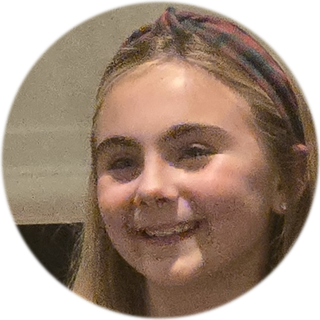
#> input picture docs/images/faces/brielle.png, 320 x 320 px; its folder holds only this picture in this run
$ python make_faces.py ../docs/images/faces/brielle.png
#> lines starting #> are read from the running program, lines starting #| are printed output that depends on the picture
#!/usr/bin/env python3
"""Turn face photos into round PNG cut-outs for the Elf Dance.

Usage:
  # JibJab-style cut-outs (face-contour mask from MediaPipe face landmarks, hair kept for the hat, feathered edge):
  .venv/bin/python tools/make_faces.py <photo.jpg or folder> --cutout --replace --names "Dylan,David,Juliette,Brielle,Krissy"
    (needs: pip install mediapipe; model file tools/models/face_landmarker.task from
     https://storage.googleapis.com/mediapipe-models/face_landmarker/face_landmarker/float16/latest/face_landmarker.task)
  .venv/bin/python tools/make_faces.py tools/faces_src            # one face per photo (largest)
  .venv/bin/python tools/make_faces.py tools/faces_src --all      # every face found (group shots)
  .venv/bin/python tools/make_faces.py tools/faces_src --replace  # drop placeholder faces from faces.json

File name -> label: "Grandma.jpg" becomes "Grandma". Output goes to docs/images/faces/
and docs/images/faces/faces.json is updated (the invite reads that manifest).
"""
import argparse, json, os, re, sys
import cv2
import numpy as np
from PIL import Image, ImageDraw, ImageFilter, ImageOps

ROOT = os.path.dirname(os.path.dirname(os.path.abspath(__file__)))
OUT = os.path.join(ROOT, "docs", "images", "faces")
MANIFEST = os.path.join(OUT, "faces.json")
SIZE = 320

def load_cascades():
    d = cv2.data.haarcascades
    return [cv2.CascadeClassifier(os.path.join(d, n)) for n in
            ("haarcascade_frontalface_default.xml", "haarcascade_frontalface_alt2.xml",
             "haarcascade_profileface.xml")]

def detect(gray, cascades):
    """Largest-first face boxes."""
    h, w = gray.shape
    min_side = max(40, min(h, w) // 12)
    for c in cascades:
        faces = c.detectMultiScale(gray, scaleFactor=1.08, minNeighbors=6, minSize=(min_side, min_side))
        if len(faces):
            return sorted([tuple(map(int, f)) for f in faces], key=lambda f: -f[2] * f[3])
    return []

def cutout(img: Image.Image, box):
    x, y, w, h = box
    cx, cy = x + w / 2, y + h / 2 - h * 0.08   # nudge up a bit to keep hair
    side = max(w, h) * 1.45
    l, t = int(cx - side / 2), int(cy - side / 2)
    crop = img.crop((l, t, int(l + side), int(t + side))).resize((SIZE, SIZE), Image.LANCZOS)
    mask = Image.new("L", (SIZE * 4, SIZE * 4), 0)
    ImageDraw.Draw(mask).ellipse((8, 8, SIZE * 4 - 8, SIZE * 4 - 8), fill=255)
    mask = mask.resize((SIZE, SIZE), Image.LANCZOS).filter(ImageFilter.GaussianBlur(1.2))
    out = crop.convert("RGBA")
    out.putalpha(mask)
    return out


# ---------------------------------------------------------------- JibJab-style cut-outs
# Output canvas: CW x CH. Every face is rotated upright (eye line level) and scaled so the
# forehead landmark (10) sits at y=TOP and the chin (152) at y=CHIN -> heads line up on every elf.
CW, CH, TOP, CHIN = 300, 390, 118, 362
OVAL = [10, 338, 297, 332, 284, 251, 389, 356, 454, 323, 361, 288, 397, 365, 379, 378, 400, 377, 152,
        148, 176, 149, 150, 136, 172, 58, 132, 93, 234, 127, 162, 21, 54, 103, 67, 109]
MODEL = os.path.join(ROOT, "tools", "models", "face_landmarker.task")

# [51 lines left out: functions landmarker, cutout_jibjab, not called in this run]

def slug(s):
    return re.sub(r"[^a-z0-9]+", "-", s.lower()).strip("-") or "face"

def main():
    ap = argparse.ArgumentParser()
    ap.add_argument("src")
    ap.add_argument("--all", action="store_true", help="extract every face, not just the largest")
    ap.add_argument("--replace", action="store_true", help="remove placeholder faces from the manifest")
    ap.add_argument("--cutout", action="store_true", help="JibJab-style face-contour cut-outs (needs mediapipe), saved as .webp")
    ap.add_argument("--names", help='comma list, assigned to faces LEFT-TO-RIGHT in a group photo (implies --all), e.g. "David,Krissy,Brielle"')
    a = ap.parse_args()
    os.makedirs(OUT, exist_ok=True)
    manifest = json.load(open(MANIFEST)) if os.path.exists(MANIFEST) else []
    if a.replace:
        manifest = [m for m in manifest if not m.get("placeholder")]
    cascades = load_cascades()
    src_dir, only = (a.src, None) if os.path.isdir(a.src) else (os.path.dirname(a.src) or ".", os.path.basename(a.src))
    a.src = src_dir
    run = landmarker() if a.cutout else None
    files = sorted(f for f in os.listdir(a.src) if (only is None or f == only) if f.lower().endswith((".jpg", ".jpeg", ".png", ".webp", ".heic")))
    if not files:
        sys.exit(f"No photos in {a.src}")
    for f in files:
        try:
            img = ImageOps.exif_transpose(Image.open(os.path.join(a.src, f))).convert("RGB"); img.info.clear()
#> after `img = ImageOps.exif_transpose(Image.open(os.path.join(a.src, f))).conv`:
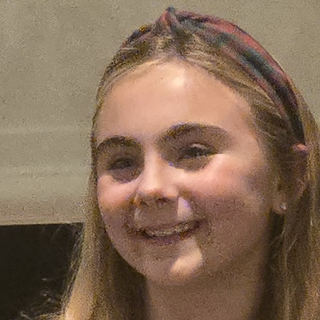
#> img: PIL image 320x320 RGB; mean R, G, B 132.4, 107.3, 86.4
        except Exception as e:
            print(f"!! {f}: can't open ({e})"); continue
        gray = cv2.equalizeHist(cv2.cvtColor(np.array(img), cv2.COLOR_RGB2GRAY))
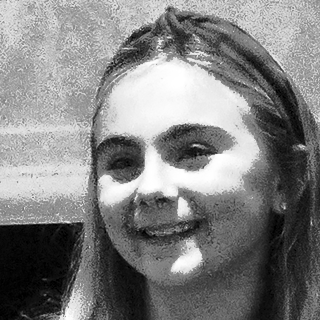
#> gray: shape (320, 320); min 0, max 255, mean 128.6
        faces = detect(gray, cascades)
#> the loop in detect, `for c in cascades:` made 1 pass
#> faces on pass 1: [[49, 68, 217, 217]]
#> faces = [(49, 68, 217, 217)]
        label = os.path.splitext(f)[0].replace("_", " ").strip()
        if not faces:
            s = min(img.size); faces = [((img.width - s) // 2 + s // 6, (img.height - s) // 2 + s // 6, s * 2 // 3, s * 2 // 3)]
            print(f"?? {f}: no face found, used centre crop (check it)")
        names = [n.strip() for n in a.names.split(",")] if a.names else None
        if names:
            faces = sorted(faces[:len(names)], key=lambda f: f[0])
            if len(faces) < len(names): print(f"!! {f}: found {len(faces)} faces but {len(names)} names - check labels")
        for i, box in enumerate(faces if (a.all or names) else faces[:1]):
            name = names[i] if names and i < len(names) else (label if i == 0 else f"{label} {i + 1}")
            entry = {"name": name}
            if run:
                got = cutout_jibjab(img, box, run)
                if not got: print(f"!! {f}: no landmarks for {name}, skipped"); continue
                face, entry["skin"] = got; fn = slug(name) + ".webp"
                clean = Image.new("RGBA", face.size); clean.paste(face)            # fresh image -> no metadata
                clean.save(os.path.join(OUT, fn), "WEBP", quality=86, method=6)
                entry["cutout"] = True
            else:
                fn = slug(name) + ".png"
                cutout(img, box).save(os.path.join(OUT, fn))
            entry = {"file": fn, **entry}
            manifest = [m for m in manifest if m["name"] != name] + [entry]
            print(f"ok {f} -> images/faces/{fn}")
#> this loop made 1 pass
#> (name, entry, fn, x in cutout, y in cutout, w in cutout, h in cutout, cx in cutout) on pass 1: ('brielle', {'file': 'brielle.png', 'name': 'brielle'}, 'brielle.png', 49, 68, 217, 217, 157.5)
#| ok brielle.png -> images/faces/brielle.png
#> pass 1, in cutout, `crop = img.crop((l, t, int(l + side), int(t + side))).resize((SIZE, SI..`:
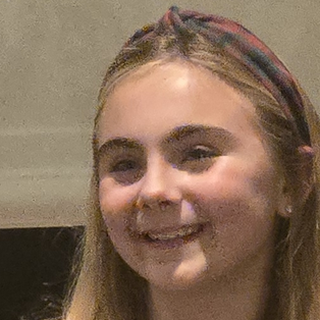
#> crop: PIL image 320x320 RGB; mean R, G, B 132.9, 107.7, 86.9
#> pass 1, in cutout, `mask = mask.resize((SIZE, SIZE), Image.LANCZOS).filter(ImageFilter.Gau..`:
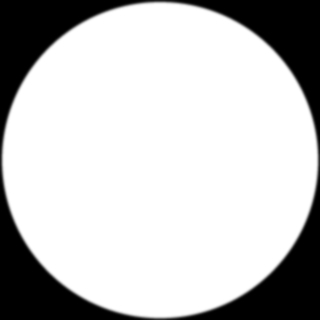
#> mask: PIL image 320x320 L; min 0, max 255, mean 195.6
    json.dump(manifest, open(MANIFEST, "w"), indent=2)
    print(f"faces.json now lists {len(manifest)} faces")
#| faces.json now lists 1 faces

if __name__ == "__main__":
    main()

$ run again, on docs/images/faces/dylan.png
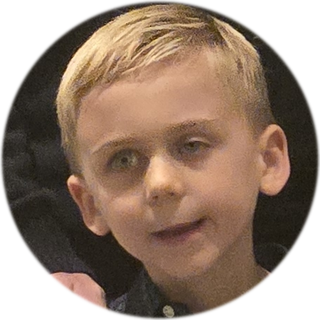
#> input picture docs/images/faces/dylan.png, 320 x 320 px
#> in main, `gray = cv2.equalizeHist(cv2.cvtColor(np.array(img), cv2.COLOR_RGB2GRAY))`:
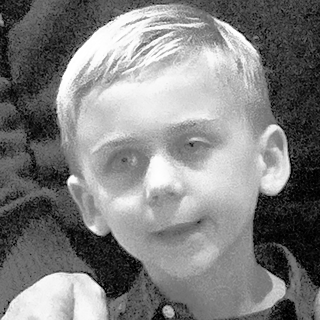
#> gray: shape (320, 320); min 0, max 255, mean 128.7
#> the loop in detect, `for c in cascades:` made 1 pass
#> faces on pass 1: [[54, 70, 216, 216]]
#> in main, `faces = detect(gray, cascades)`: faces = [(54, 70, 216, 216)]
#> the loop in main, `for i, box in enumerate(faces if (a.all or names) else faces[:1]):` made 1 pass
#> (name, entry, fn, x in cutout, y in cutout, w in cutout, h in cutout, cx in cutout) on pass 1: ('dylan', {'file': 'dylan.png', 'name': 'dylan'}, 'dylan.png', 54, 70, 216, 216, 162)
#> (printed output is left out)
#> pass 1, in cutout, `crop = img.crop((l, t, int(l + side), int(t + side))).resize((SIZE, SI..`:
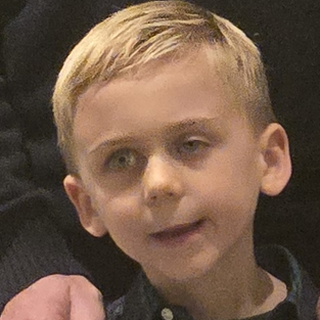
#> crop: PIL image 320x320 RGB; mean R, G, B 113.2, 88.7, 71.4
#| faces.json now lists 1 faces

$ run again, on docs/images/faces/dylan.webp
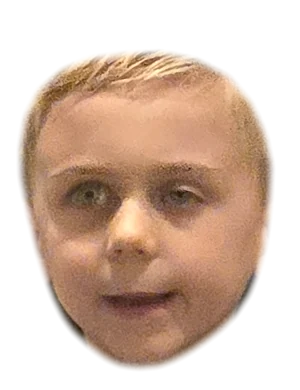
#> input picture docs/images/faces/dylan.webp, 300 x 390 px
#> in main, `gray = cv2.equalizeHist(cv2.cvtColor(np.array(img), cv2.COLOR_RGB2GRAY))`:
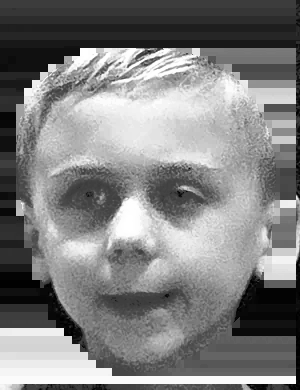
#> gray: shape (390, 300); min 0, max 255, mean 128.6
#> the loop in detect, `for c in cascades:` made 1 pass
#> faces on pass 1: [[10, 101, 256, 256]]
#> in main, `faces = detect(gray, cascades)`: faces = [(10, 101, 256, 256)]
#> the loop in main, `for i, box in enumerate(faces if (a.all or names) else faces[:1]):` made 1 pass
#> (name, entry, fn, x in cutout, y in cutout, w in cutout, h in cutout, cx in cutout) on pass 1: ('dylan', {'file': 'dylan.png', 'name': 'dylan'}, 'dylan.png', 10, 101, 256, 256, 138)
#> (printed output is left out)
#> pass 1, in cutout, `crop = img.crop((l, t, int(l + side), int(t + side))).resize((SIZE, SI..`:
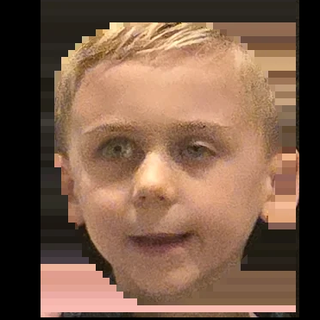
#> crop: PIL image 320x320 RGB; mean R, G, B 121.1, 91.1, 71.9
#| faces.json now lists 1 faces

$ run again, on docs/images/faces/juliette.png
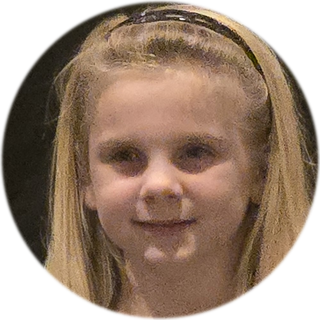
#> input picture docs/images/faces/juliette.png, 320 x 320 px
#> in main, `gray = cv2.equalizeHist(cv2.cvtColor(np.array(img), cv2.COLOR_RGB2GRAY))`:
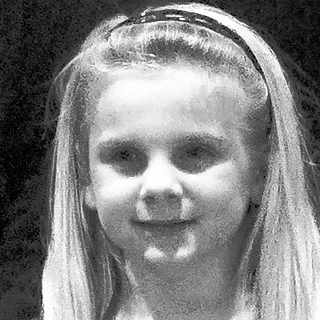
#> gray: shape (320, 320); min 0, max 255, mean 128.6
#> the loop in detect, `for c in cascades:` made 1 pass
#> faces on pass 1: [[53, 71, 213, 213]]
#> in main, `faces = detect(gray, cascades)`: faces = [(53, 71, 213, 213)]
#> the loop in main, `for i, box in enumerate(faces if (a.all or names) else faces[:1]):` made 1 pass
#> (name, entry, fn, x in cutout, y in cutout, w in cutout, h in cutout, cx in cutout) on pass 1: ('juliette', {'file': 'juliette.png', 'name': 'juliette'}, 'juliette.png', 53, 71, 213, 213, 159.5)
#> (printed output is left out)
#> pass 1, in cutout, `crop = img.crop((l, t, int(l + side), int(t + side))).resize((SIZE, SI..`:
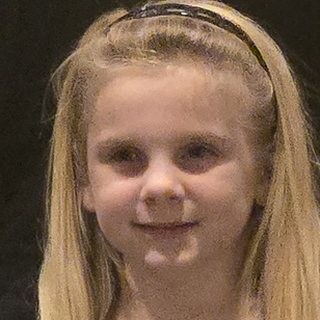
#> crop: PIL image 320x320 RGB; mean R, G, B 123, 96.6, 75.2
#| faces.json now lists 1 faces

$ run again, on docs/images/faces/brielle.webp
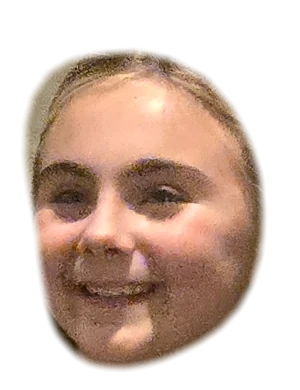
#> input picture docs/images/faces/brielle.webp, 300 x 390 px
#> the loop in detect, `for c in cascades:` made 1 pass
#> faces on pass 1: [[4, 103, 245, 245]]
#> in main, `faces = detect(gray, cascades)`: faces = [(4, 103, 245, 245)]
#> the loop in main, `for i, box in enumerate(faces if (a.all or names) else faces[:1]):` made 1 pass
#> (name, entry, fn, x in cutout, y in cutout, w in cutout, h in cutout, cx in cutout) on pass 1: ('brielle', {'file': 'brielle.png', 'name': 'brielle'}, 'brielle.png', 4, 103, 245, 245, 126.5)
#> (printed output is left out)
#> pass 1, in cutout, `crop = img.crop((l, t, int(l + side), int(t + side))).resize((SIZE, SI..`:
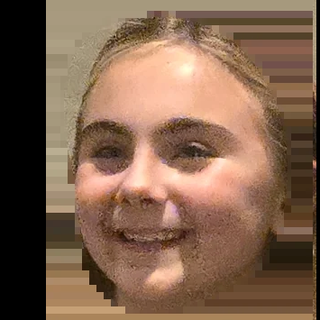
#> crop: PIL image 320x320 RGB; mean R, G, B 128.4, 98.6, 77.7
#| faces.json now lists 1 faces
